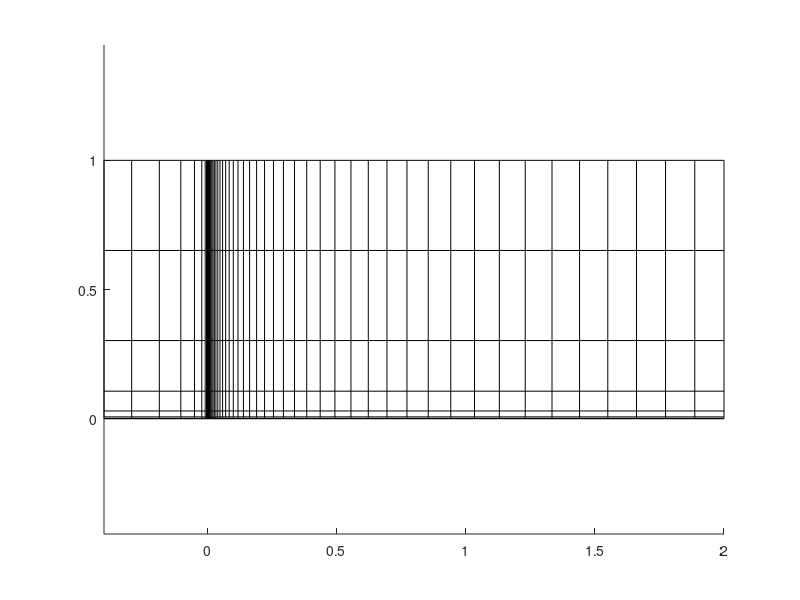

The MATLAB script that drew this image:
function meshFlatPlate
global geom poc;

geom = {};
poc = 0;

n11 = 10;
n12 = 50;
n2 = 8;

dy = 0.0002;

obdelnik([-0.4,0],[0,0],[0,1],[-0.4,1],n11,n2,2,0,2,0,dy,dy);
obdelnik([0,0],[2,0],[2,1],[0,1],n12,n2,0,0,0,0,dy,dy);

[P,Q] = vytvor_sit;
kresli;
save 'P' P;
save 'Q' Q;

display(['Pocet bodu site je: ',num2str(length(P(:,1)))]);


function obdelnik(A,B,C,D,n1,n2,z1,z2,z3,z4,dx0,dy0)
% A, B, C, D jsou krajni body obdelnika [x,y]
% n1, n2 jsou pocty bunek v x-ove a y-ove soureadnici
% z1, z2 jsou zahusteni, 0 - doleva, 1 - nic, 2 - doprava, 3 - obe strany
global geom poc;
    X = zeros(n1+1,n2+1);
    Y = zeros(n1+1,n2+1);
    
    a = deleni(dx0,n1,norm(B-A),z1);
    b = deleni(dy0,n2,norm(C-B),z2);
    c = deleni(dx0,n1,norm(D-C),z3);
    d = deleni(dy0,n2,norm(A-D),z4);
    
    for i = 1:n1+1
        for j = 1:n2+1
            f1 = (1-a(i))*(1-d(j));
            f2 = a(i)*(1-b(j));
            f3 = c(i)*b(j);
            f4 = (1-c(i))*d(j);
            X(i,j) = A(1)*f1 + B(1)*f2 + C(1)*f3 + D(1)*f4;
            Y(i,j) = A(2)*f1 + B(2)*f2 + C(2)*f3 + D(2)*f4;
        end
    end
    
    obd{1} = n1;
    obd{2} = n2;
    obd{3} = X;
    obd{4} = Y;
    poc = poc + 1;
    geom{poc} = obd;

    
function kresli
global geom poc;
figure;
hold on;
for i = 1:poc
    obd = geom{i};
    n1 = obd{1};
    n2 = obd{2};
    X = obd{3};
    Y = obd{4};
    I = 1:n1+1;
    J = 1:n2+1;
    for i = 1:n1+1
        plot(X(i,J),Y(i,J),'k');
    end
    for j = 1:n2+1
        plot(X(I,j),Y(I,j),'k');
    end
end
axis equal


function [P,Q] = vytvor_sit
global geom poc;

% zjednoznacneni bodu
Pp = [];
s = 1;
for k = 1:poc
    obd = geom{k};
    n1 = obd{1};
    n2 = obd{2};
    X = obd{3};
    Y = obd{4};
    np = (n1+1)*(n2+1);
    Ppom = zeros(np,5);
    p = 1;
    for i = 1:(n1+1)
        for j = 1:(n2+1)
            Ppom(p,:) = [X(i,j),Y(i,j),s,0,0];
            p = p + 1;
            s = s + 1;
        end
    end
    Pp = [Pp;Ppom];
end
Pp = myqs(Pp);

Pp(1,4) = 1;
Pp(1,5) = 1;
for i = 2:length(Pp(:,1))
    if(norm(Pp(i,1:2)-Pp(i-1,1:2)) < 1e-8)
        Pp(i,4) = Pp(i-1,4);
    else
        Pp(i,4) = Pp(i-1,4) + 1;
        Pp(i,5) = 1;
    end
end

P = Pp(Pp(:,5) == 1, 1:2);
I = Pp(:,3);
slov(I) = Pp(:,4);

% vytvoreni matice indexu
s = 1;
for k = 1:poc
    obd = geom{k};
    n1 = obd{1};
    n2 = obd{2};
    ind = zeros(n1+1,n2+1);
    
    for i = 1:(n1+1)
        for j = 1:(n2+1)
            ind(i,j) = slov(s);
            s = s + 1;
        end
    end
    obd{5} = ind;
    geom{k} = obd;
end

% vytvoreni matice Q
Q = [];
for k = 1:poc
    obd = geom{k};
    n1 = obd{1};
    n2 = obd{2};
    ind = obd{5};
    
    nq = n1*n2;
    Qpom = zeros(nq,4);
    p = 1;
    for i = 1:n1
        for j = 1:n2
            Qpom(p,:) = [ind(i,j),ind(i+1,j),ind(i+1,j+1),ind(i,j+1)];
            p = p + 1;
        end
    end
    Q = [Q;Qpom];
end

function y = deleni(dy0,n,L,par)
dy0 = dy0/L;
dy = zeros(n,1);
dy(1) = dy0;
y = zeros(n+1,1);
y(2) = dy0;

if(par == 1)
    y = linspace(0,1,n+1)';
    return;
end

if(par == 3)
    lich = mod(n,2);
    n = fix(n/2);
    dy0 = 2*dy0;
    dy = zeros(n,1);
    dy(1) = dy0;
    y = zeros(n+1,1);
    y(2) = dy0;
    y = zeros(n+1,1);
    y(2) = dy0;
end

a = 0;
b = 10;
c = 0.3;
s = 1;
while 1
    A = linspace(c,0,n);
    for i = 2:n
        dy(i) = dy(i-1)*(1+A(i));
        y(i+1) = y(i) + dy(i);
    end
    if(y(n+1) < 1)
        a = c;
    else
        b = c;
    end
    c = (a+b)/2;
    if((b-a)/2 < 1e-8)
        break
    end
    s = s+1;
    if(s > 10000)
        display('Chyba')
        break;
    end
end
y = y/y(n+1);

if(par == 2)
    y = 1-y(end:-1:1);
end

if(par == 3)
    if(lich == 0)
        y = [y;2-y((end-1):-1:1)]/2;
    else
        dy = y(end)-y(end-1);
        y1 = [y;y(end)+dy];
        y2 = 2+dy-y((end-1):-1:1);
        y = [y1;y2];
        y = y/y(end);
    end
end


function out = myqs(data)
if(isempty(data) ~= 1)
    n = length(data(:,1));
    if(n < 2)
        out = data;
    else
        ind = floor(n/2);
        p = data(ind,:);
        L = zeros(size(data));
        iL = 1;
        R = zeros(size(data));
        iR = 1;
        if(n > 1)
            for i = 1:n
                if(i ~= ind)
                    if(je_mensi(data(i,:),p))
                        L(iL,:) = data(i,:);
                        iL = iL + 1;
                    else
                        R(iR,:) = data(i,:);
                        iR = iR + 1;
                    end
                end
            end
            L = myqs(L(1:iL-1,:));
            R = myqs(R(1:iR-1,:));
            out = [L; p; R];
        end
    end
else
    out = [];
end

function c = je_mensi(a,b)
c = 0;
if(b(1) - a(1) > 1e-5)
    c = 1;
elseif(abs(a(1) -b(1)) < 1e-5)
    if(b(2) - a(2) > 1e-5)
        c = 1;
    end
end



